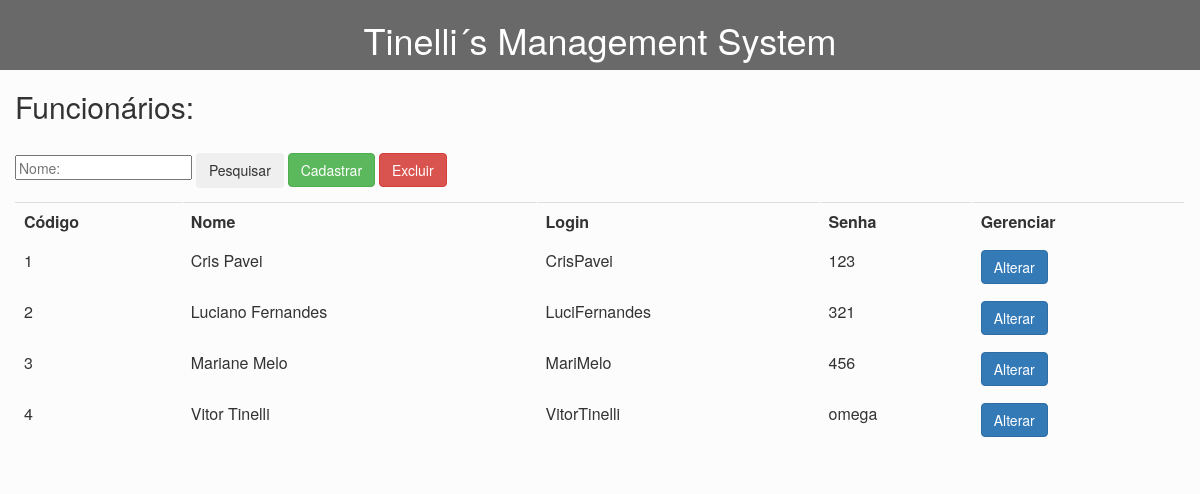
Page /industria/front/funcionarios.php on the committed database.
### tables this page shows
CREATE TABLE IF NOT EXISTS `funcionarios` (
  `cod` int(5) NOT NULL AUTO_INCREMENT,
  `nome` varchar(50) NOT NULL,
  `login` varchar(50) NOT NULL,
  `senha` varchar(50) NOT NULL,
  PRIMARY KEY (`cod`)
);

### industria/front/funcionarios.php (the view, shortened to what this page needs)
<html>
<head>
    <link rel="stylesheet" href="https://maxcdn.bootstrapcdn.com/bootstrap/3.3.7/css/bootstrap.min.css">
    <link rel="stylesheet" href="css/styles.css">
</head>
<body>
    <header>
        <h1><a href='menu.html'>Tinelli´s Management System</a></h1>
    </header>
                            <?php
                         $consulta = "select * from funcionarios";
                         $resultado = mysql_query($consulta);
                            while ($dados = mysql_fetch_array($resultado))
                            {
                            $strdados = $dados['cod'] . "*" .  $dados['nome'] . "*" . $dados['login'] . "*" . $dados['senha'];
                            ?>
                            <?php
                            }
                        ?>
    <div class="container">
        <div class="row">
            <h2>Funcionários: </h2><br>
            <form action="funcionarios.php" method="POST">
                <input type="text" name="nome" placeholder="Nome:" class="span4"
                    style="margin-bottom: -2px; height: 25px;">
                <button type="submit" name="pesquisar" class="btn btn-large" style="height: 35px;">Pesquisar</button>
                <a href="#myModalCadastrar">
                    <button type="button" name="cadastrar" class="btn btn-success btn-large" data-toggle="modal"
                        data-target="#myModalCadastrar">Cadastrar</button></a>
                <a href="#myModalExcluir" onclick="obterDadosModal('<?php echo $strdados ?>')">
                    <button type='button' id='excluir' name='excluir' class='btn btn-danger' data-toggle='modal'
                        data-target='#myModalExcluir'>Excluir</button>
                </a>
            </form>
            <table border="1px" bordercolor="#FCFCFC" class="table ">
                <tr>
                    <td><b>Código</b></td>
                    <td><b>Nome</b></td>
                    <td><b>Login</b></td>
                    <td><b>Senha</b></td>
                    <td><b>Gerenciar</b></td>
                </tr>
                <?php
                if (isset($_POST['pesquisar']))
                {
                   $nome   = strtoupper($_POST['nome']);
                   $consulta = "select cod,nome,login,senha from funcionarios
                                where UPPER(nome) like '%$nome%'";
                   $resultado = mysql_query($consulta);
                }
                else
                {
                    $consulta = "select cod,nome,login,senha from funcionarios";
                    $resultado = mysql_query($consulta);
                }
                while ($dados = mysql_fetch_array($resultado))
                {
                    $strdados = $dados['cod'] . "*" .  $dados['nome'] . "*" . $dados['login'] . "*" . $dados['senha'];
                ?>
                <tr>
                    <td>
                        <?php echo $dados['cod']; ?>
                    </td>
                    <td>
                        <?php echo $dados['nome']; ?>
                    </td>
                    <td>
                        <?php echo $dados['login']; ?>
                    </td>
                    <td>
                        <?php echo $dados['senha']; ?>
                    </td>
                    <td>
                        <a href="#myModalAlterar" onclick="obterDadosModal('<?php echo $strdados ?>')">
                            <button type='button' id='alterar' name='alterar' class='btn btn-primary'
                                data-toggle='modal' data-target='#myModalAlterar'>Alterar</button>
                        </a>
                    </td>
                </tr>
                <?php
                }
                ?>
            </table>
        </div>
    </div>
</body>
</html>

### industria/front/css/styles.css (style rules this page uses)
body { background-color: #FCFCFC; margin: 0; padding: 0; }
header { display: flex; background-color: dimgray; align-items: center; justify-content: center; width: 100%; }
header h1 { display: flex; background-color: dimgray; color: white; }
a:link , a:visited, a:hover, a:active { color: white; text-decoration: none; }

### rows in the picture
funcionarios: cod "1", nome "Cris Pavei", login "CrisPavei", senha "123"
funcionarios: cod "2", nome "Luciano Fernandes", login "LuciFernandes", senha "321"
funcionarios: cod "3", nome "Mariane Melo", login "MariMelo", senha "456"
funcionarios: cod "4", nome "Vitor Tinelli", login "VitorTinelli", senha "omega"
